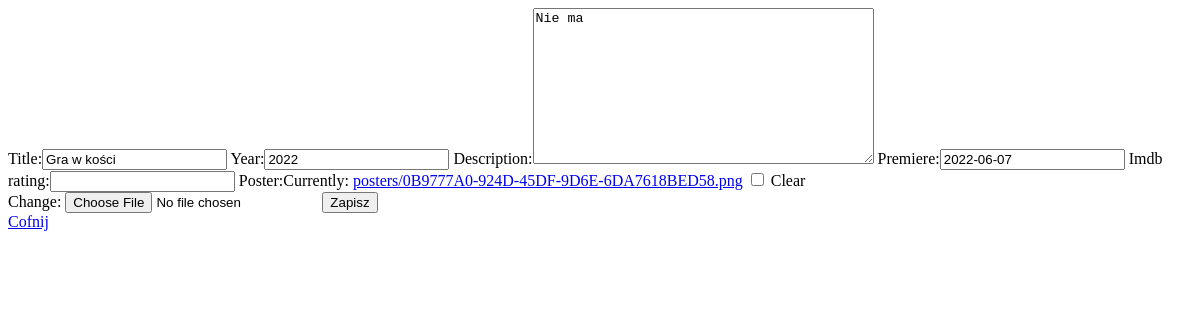
Before: /filmy/edytuj-film/2/ (signed in) with the older database file.
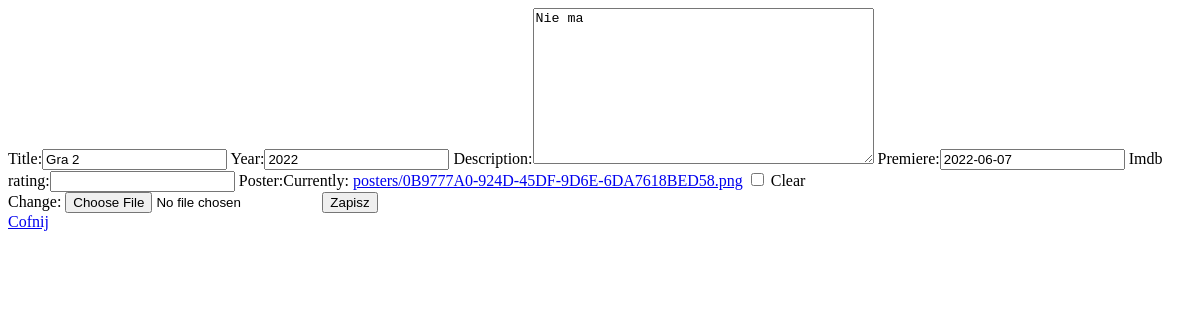
After: the same page with the newer database file.
### kinoweb/models.py (models this page shows, shortened)
class Move(models.Model):
    title = models.CharField(max_length=64, blank=False)
    year = models.PositiveSmallIntegerField(default=2000)
    description = models.TextField(default="")
    premiere = models.DateField(null=True, blank=True)
    imdb_rating = models.DecimalField(decimal_places=2, max_digits=4, null=True, blank=True)
    poster = models.ImageField(upload_to="posters", null=True, blank=True)

### kinoweb/views.py (the view)
# urls.py: path('edytuj-film/<int:id>/', editMovie, name="editMovie"),
@login_required
def editMovie(request, id):
    movie = get_object_or_404(Move, pk=id)
    form = MoveForm(request.POST or None, request.FILES or None, instance=movie)
    if form.is_valid():
        form.save()
        return redirect(allMovies)
    return render(request, 'movieForm.html', {'form': form})

### kinoweb/forms.py
class MoveForm(ModelForm):
    class Meta:
        model = Move
        fields = ['title', 'year', 'description', 'premiere', 'imdb_rating', 'poster']

### templates/movieForm.html (shortened to what this page needs)
<!doctype html>
<html lang="en">
<head>
</head>
<body>
    <form method="post" enctype="multipart/form-data">
        {{ form }}
        <button type="submit">Zapisz</button>
    </form>
    <a href="{% url 'allMovies' %}">Cofnij</a>
</body>
</html>

Changed rows visible on the page:
changed Move "Nie ma": title "Gra w kości" → "Gra 2"
